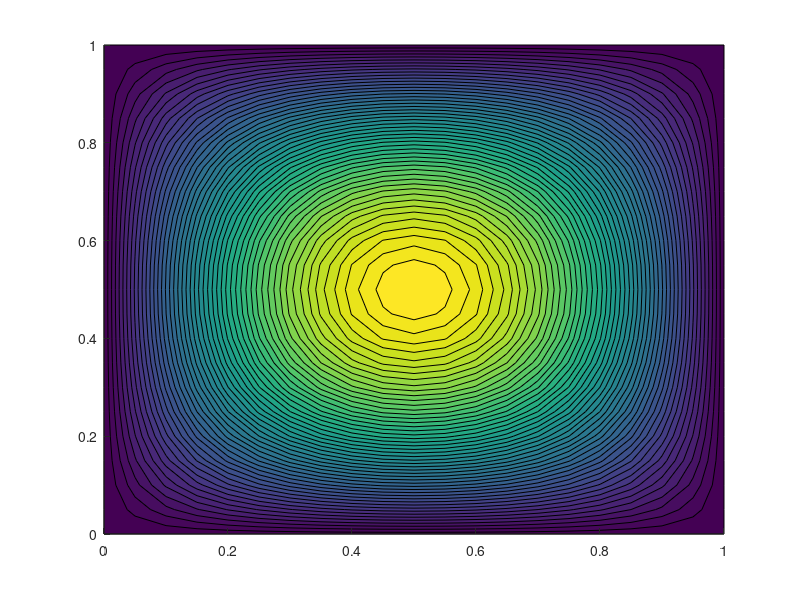

Source code (MATLAB): (Note: this script raises an error after producing the figure.)
%----------------------2-D Transient Heat Conduction---------------------- 
%----------------------No Heat Generation----------------------
%Dr.M.binazadeh
%Korosh Agha Mohammad Ghasemi
%Chemical Engineering at Shiraz University
clc;
clear all;
%% Variable Declaration
n = 21;                 %number of nodes
L = 1;                  %length of domain
W = 1;                  %width of domain
alpha = 1e-4;           %thermal diffusivity (m^2/s)
m =(n-2)*(n-2);         %variable used to construct penta diagonal matrix
sm = sqrt(m);
dx = L/(n-1);           %delta x domain 
dy = W/(n-1);           %delta y domain
x = linspace(0,L,n);    %linearly spaced vectors x direction
y = linspace(0,W,n);    %linearly spaced vectors y direction
[X,Y]=meshgrid(x,y);
Tin = 200;              %internal temperature
T  = ones(m,1)* Tin;    %initilizing Space
Ta = zeros(n,n);
A  = zeros(m,m);         
Ax = zeros(m,1);
B  = zeros(sm,sm);
dt = 0.1;                %time step
tmax = 500;              %total Time steps (s)
t = 0 : dt : tmax;
r = alpha * dt /(dx^2);  %for stability, must be 0.5 or less
Tt = sin((pi*x)/L);                %Top Wall
Tb = 0;                %Bottom Wall
Tl = 0;                %Left Wall
Tr = 0;                %Right Wall
%% Boundry Conditions
Ta(1,1:n) = Tt;         %Top Wall
Ta(n,1:n) = Tb;         %Bottom Wall
Ta(1:n,1) = Tl;         %Left Wall
Ta(1:n,n) = Tr;         %Right Wall
%% Setup Matrix
for ix = 1 : 1 : m
    
    for jx =1 : 1 : m
        
        if (ix == jx)
                A(ix,jx) = (1 + 4*r); 
                
        elseif ( (ix == jx + 1) && ( (ix - 1) ~= sm * round( (ix-1)/sm) ) ) %RHS
                A(ix,jx) = -r;
                
        elseif ( (ix == jx - 1) && ( ix ~= sm*round(ix/sm) ) )
                A(ix,jx) = -r;
                
        elseif (ix == jx + sm)
                A(ix,jx) = -r;
                
        elseif (jx == ix + sm)
                A(ix,jx) = -r;
        else
                A(ix,jx) = 0;
        end
    end
end
 
for iy = 1 : 1 : sm
    
    for jy = 1 : 1 : sm
        
        if (iy == 1) && (jy == 1)
            B(iy,jy) = r * (Tl + Tt(iy,jy));
            
        elseif (iy == 1) && (jy == sm)
            B(iy,jy) = r * (Tt(iy,jy) + Tr);                           %LHS
            
        elseif (iy == sm) && (jy == sm)
            B(iy,jy) = r * (Tb + Tr);
            
        elseif (iy == sm) && (jy == 1)
            B(iy,jy) = r * (Tb + Tl);
            
        elseif (iy == 1) && (jy == sm)
            B(iy,jy) = r * (Tt(iy,jy) + Tr);
            
        elseif (iy == 1)&&(jy > 1 || jy < sm)
            B(iy,jy) = r * Tt(iy,jy);
            
        elseif (jy == sm) && (iy > 1 || iy < sm)
            B(iy,jy) = r * Tr;
            
        elseif (iy == sm) && ( jy > 1 || jy < sm)
            B(iy,jy) = r * Tb;
            
        elseif (jy == 1) && ( iy > 1 || jy < sm)
            B(iy,jy) = r * Tl;
        else
            B(iy,jy) = 0;
        end
                    
    end
end
 Bx = reshape(B,[],1);  %Convert matrix to vector
 
%% Solution
for l = 2 : length(t)   %time steps
    
     Xx = ( T + Bx );
     
           Ax = A \ Xx;
           
                 T( 1 : m ) = Ax( 1 : m );
                       fprintf('Time t=%d\n',l-1);
    
end
Tx = reshape( Ax , sm , sm); %convert vector to matrix
for i = 2 : 1 : n-1
    
    for j = 2 : 1 :n-1
        
        Ta(i,j) = Tx ( i-1 , j-1 );
        
    end
    
end
%% Plot
   contourf(X,Y,Ta,50,'edgecolor','none');
        h = colorbar;
        ylabel(h, 'Temperature °C')
        colormap jet
        axis equal
            
        title(['Top (Tt)= ',num2str(Tt),'°C']);
            xlabel(['Bottom (Tb)= ',num2str(Tb),'°C'])
            
            yyaxis left
            ylabel(['Left (Tl)= ',num2str(Tl),'°C'])
            
            yyaxis right
            ylabel(['Right (Tr)= ',num2str(Tr),'°C'])
        